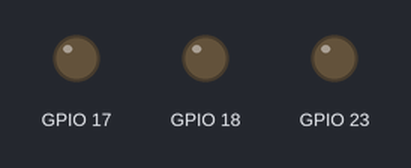
Simulated run of this program. Board: Raspberry Pi (BCM pin numbers). On the bench: output pins drawn as LEDs (lit = HIGH). What the program prints to the terminal is not drawn. At 1.2 s the program stops and its outputs stay as they are.

Above: at 0.16 s.
At 0.49 s:
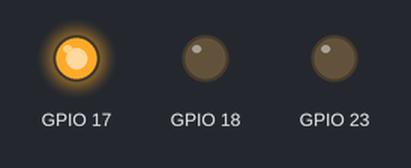
Timing chart, 0 to 2.7 s (numbered marks = the images above):
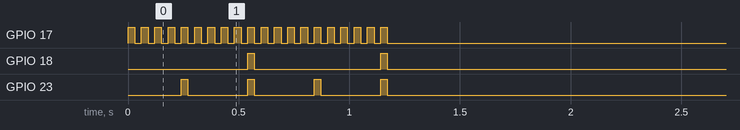

Measured:
- by itself, GPIO 17: alternates HIGH for 0.03 s and LOW for 0.03 s, 40 changes in all, then stays LOW
- by itself, GPIO 18: alternates HIGH for 0.03 s and LOW for 0.57 s, 4 changes in all, then stays LOW
- by itself, GPIO 23: alternates HIGH for 0.03 s and LOW for 0.27 s, 8 changes in all, then stays LOW

The program:

blinking_leds.py
```python
# import GPIO library
import RPi.GPIO as GPIO
import time as time
GPIO.setmode(GPIO.BCM)
GPIO.setwarnings(False)
# set pin 18 to output mode
GPIO.setup(18, GPIO.OUT)
GPIO.setup(17, GPIO.OUT)
GPIO.setup(23, GPIO.OUT)

def blink(pins, interval=0.03):
    leds_on(pins)
    time.sleep(interval)
    leds_off(pins)
    time.sleep(interval)

def leds_off(pins):
    for pin in pins:
        GPIO.output(pin, GPIO.LOW)

def leds_on(pins):
    for pin in pins:
        GPIO.output(pin, GPIO.HIGH)

i = 0
print 'starting the blinky action'
while i < 20:
    i = i + 1
    if i % 10 == 0:
        print 'yay, all 3 woah!'
        blink([17, 18, 23])
    elif i % 5 == 0:
        blink([17, 23])
    else:
        blink([17])


leds_off([17, 18, 23])
print 'all done'
```
